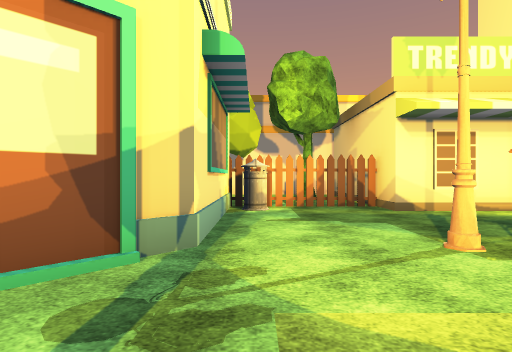
view 1 (above)

14 first-person views from a walk through a Unity game level. The camera is 1.3 m above the floor, looks level and sees 80° across. The floor is counted in squares, 2 m on a side. Each view is taken from the middle of a square. On the plan, view 1 faces up. The plan holds only what a view shows up to about 10 squares ahead; the rest is blank. The place goes on beyond the plan. The player is left out. Some surface patterns are stand-ins.

view 2
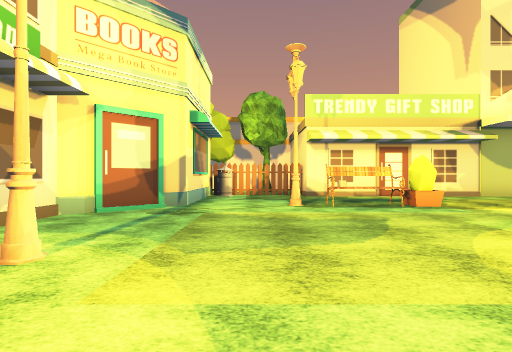

view 3
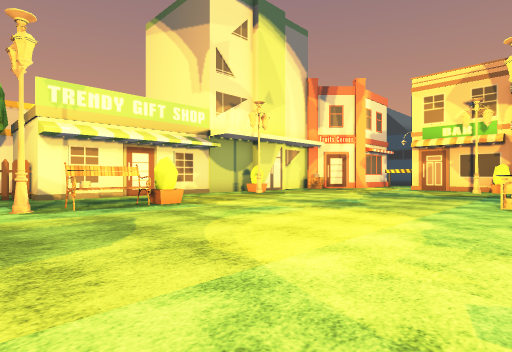

view 4
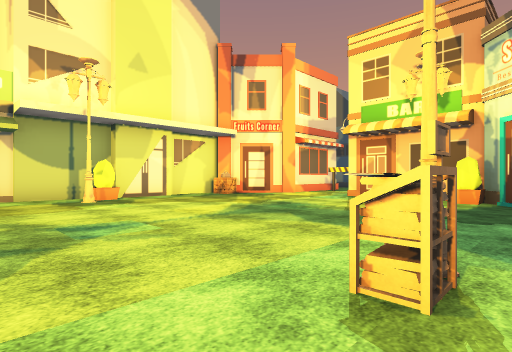

view 5
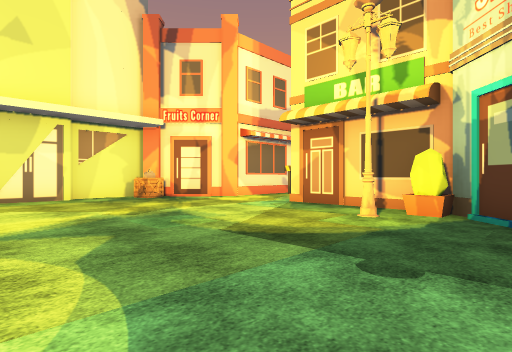

view 6
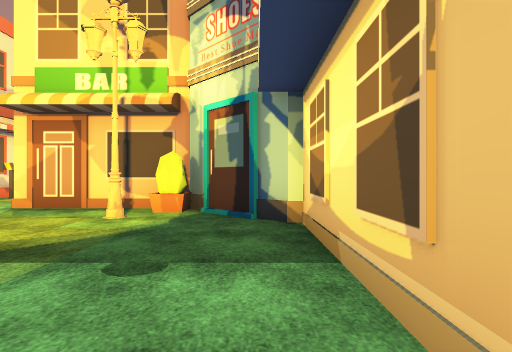

view 7
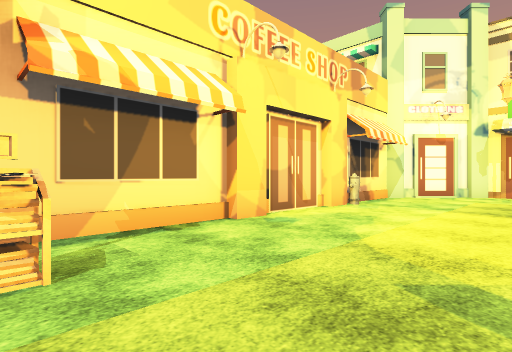

view 8
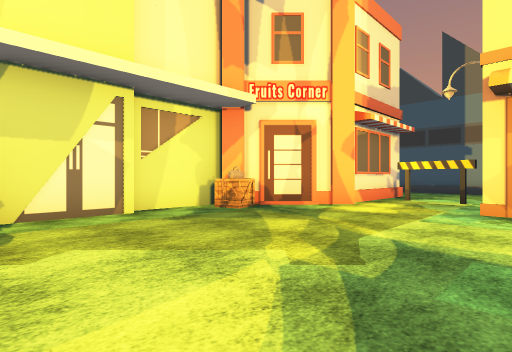

view 9
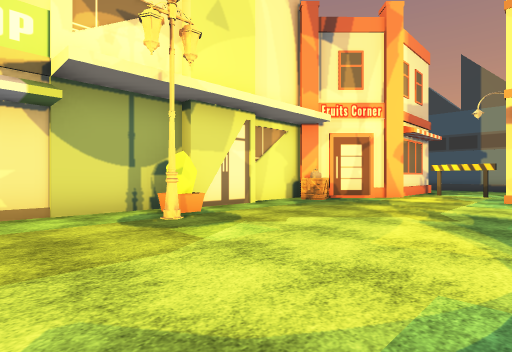

view 10
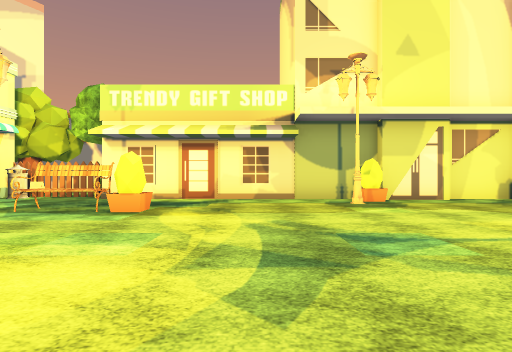

view 11
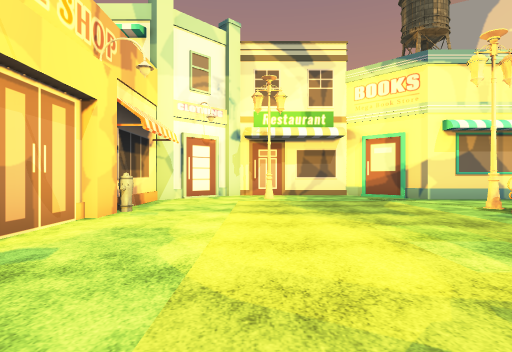

view 12
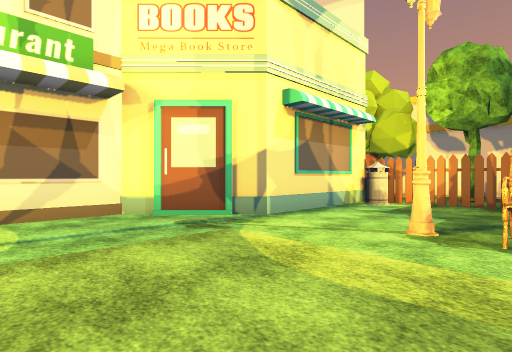

view 13
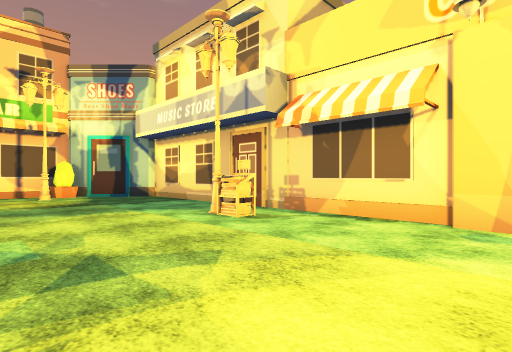

view 14
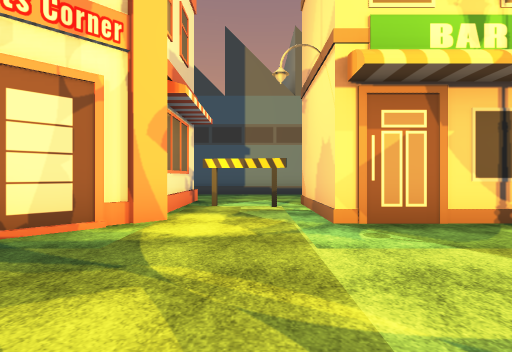

### Floor plan
Key: @ floor where view 1 was taken; # wall or solid block; . floor; ^ raised ledge; T tree; F fence; B bin; L lamp; U building; E bench; H hydrant; C crate; O other object.
Columns run from 3 left of view 1 to 20 right of it. Each row starts with its distance up from view 1.
  9  TT   #
  8  TT.T #
  7   #FFF#
  6   ^B..######UUUUUU^
  5   #..........O...C#^
  4   #.........L......###^^
  3   #..LOEO.............F.
  2  ##...................F.
  1 U...................L##.
  0 U..@...............#
 -1  U.................#
 -2  UL...............LO
 -3  U..........L......#
 -4  UO..H......O.....#
 -5   U###L##L########
 -6   U

Where each view was taken, in squares from view 1:
view 1: 0 up, 0 right, facing up
view 2: 4 down, 1 right, facing up
view 3: 4 down, 1 right, facing up-right
view 4: 4 down, 7 right, facing up-right
view 5: 4 down, 10 right, facing up-right
view 6: 4 down, 10 right, facing right
view 7: 1 down, 9 right, facing down-left
view 8: 0 up, 10 right, facing up-right
view 9: 0 up, 7 right, facing up-right
view 10: 3 down, 7 right, facing up
view 11: 2 down, 8 right, facing left
view 12: 1 down, 3 right, facing up-left
view 13: 0 up, 5 right, facing down-right
view 14: 2 up, 12 right, facing right
